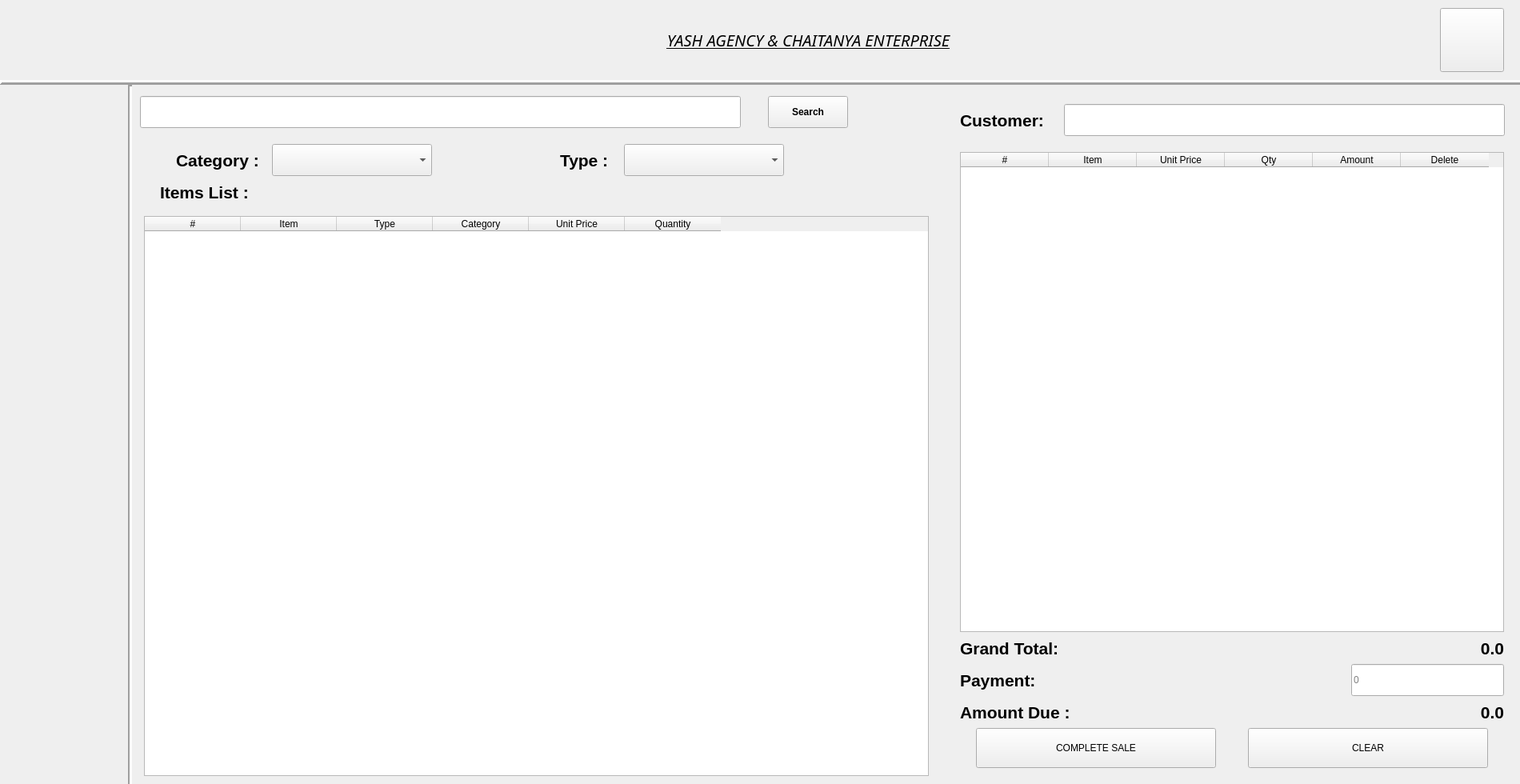
<?xml version="1.0" encoding="UTF-8"?>
<ui version="4.0">
 <class>Form</class>
 <widget class="QWidget" name="Form">
  <property name="geometry">
   <rect>
    <x>0</x>
    <y>0</y>
    <width>1900</width>
    <height>980</height>
   </rect>
  </property>
  <property name="sizePolicy">
   <sizepolicy hsizetype="Preferred" vsizetype="Preferred">
    <horstretch>0</horstretch>
    <verstretch>0</verstretch>
   </sizepolicy>
  </property>
  <property name="windowTitle">
   <string>Billing Page</string>
  </property>
  <widget class="QPushButton" name="homeButton">
   <property name="geometry">
    <rect>
     <x>1800</x>
     <y>10</y>
     <width>80</width>
     <height>80</height>
    </rect>
   </property>
   <property name="font">
    <font>
     <family>News706 BT</family>
     <pointsize>12</pointsize>
     <bold>true</bold>
    </font>
   </property>
   <property name="text">
    <string/>
   </property>
   <property name="icon">
    <iconset>
     <normaloff>../Images/20.png</normaloff>../Images/20.png</iconset>
   </property>
   <property name="iconSize">
    <size>
     <width>80</width>
     <height>80</height>
    </size>
   </property>
  </widget>
  <widget class="Line" name="line_2">
   <property name="geometry">
    <rect>
     <x>0</x>
     <y>95</y>
     <width>2471</width>
     <height>16</height>
    </rect>
   </property>
   <property name="frameShadow">
    <enum>QFrame::Raised</enum>
   </property>
   <property name="lineWidth">
    <number>3</number>
   </property>
   <property name="orientation">
    <enum>Qt::Horizontal</enum>
   </property>
  </widget>
  <widget class="QLabel" name="label_2">
   <property name="geometry">
    <rect>
     <x>380</x>
     <y>10</y>
     <width>1261</width>
     <height>80</height>
    </rect>
   </property>
   <property name="font">
    <font>
     <family>News701 BT</family>
     <pointsize>15</pointsize>
     <italic>true</italic>
     <bold>false</bold>
     <underline>true</underline>
    </font>
   </property>
   <property name="text">
    <string>YASH AGENCY &amp; CHAITANYA ENTERPRISE</string>
   </property>
   <property name="scaledContents">
    <bool>true</bool>
   </property>
   <property name="alignment">
    <set>Qt::AlignCenter</set>
   </property>
   <property name="wordWrap">
    <bool>false</bool>
   </property>
  </widget>
  <widget class="QLabel" name="Y_2">
   <property name="geometry">
    <rect>
     <x>0</x>
     <y>0</y>
     <width>180</width>
     <height>100</height>
    </rect>
   </property>
   <property name="text">
    <string/>
   </property>
   <property name="pixmap">
    <pixmap>../Images/yash_logo.jpeg</pixmap>
   </property>
   <property name="scaledContents">
    <bool>true</bool>
   </property>
  </widget>
  <widget class="Line" name="line">
   <property name="geometry">
    <rect>
     <x>160</x>
     <y>105</y>
     <width>5</width>
     <height>900</height>
    </rect>
   </property>
   <property name="lineWidth">
    <number>3</number>
   </property>
   <property name="orientation">
    <enum>Qt::Vertical</enum>
   </property>
  </widget>
  <widget class="QTableWidget" name="productsTable">
   <property name="geometry">
    <rect>
     <x>180</x>
     <y>270</y>
     <width>981</width>
     <height>700</height>
    </rect>
   </property>
   <property name="selectionMode">
    <enum>QAbstractItemView::SingleSelection</enum>
   </property>
   <property name="selectionBehavior">
    <enum>QAbstractItemView::SelectRows</enum>
   </property>
   <attribute name="horizontalHeaderMinimumSectionSize">
    <number>40</number>
   </attribute>
   <attribute name="horizontalHeaderDefaultSectionSize">
    <number>120</number>
   </attribute>
   <attribute name="verticalHeaderMinimumSectionSize">
    <number>25</number>
   </attribute>
   <column>
    <property name="text">
     <string>#</string>
    </property>
   </column>
   <column>
    <property name="text">
     <string>Item</string>
    </property>
   </column>
   <column>
    <property name="text">
     <string>Type</string>
    </property>
   </column>
   <column>
    <property name="text">
     <string>Category</string>
    </property>
   </column>
   <column>
    <property name="text">
     <string>Unit Price</string>
    </property>
   </column>
   <column>
    <property name="text">
     <string>Quantity</string>
    </property>
   </column>
  </widget>
  <widget class="QLineEdit" name="customerName">
   <property name="geometry">
    <rect>
     <x>1330</x>
     <y>130</y>
     <width>551</width>
     <height>40</height>
    </rect>
   </property>
  </widget>
  <widget class="QTableWidget" name="cartTable">
   <property name="geometry">
    <rect>
     <x>1200</x>
     <y>190</y>
     <width>680</width>
     <height>600</height>
    </rect>
   </property>
   <attribute name="horizontalHeaderCascadingSectionResizes">
    <bool>false</bool>
   </attribute>
   <attribute name="horizontalHeaderMinimumSectionSize">
    <number>40</number>
   </attribute>
   <attribute name="horizontalHeaderDefaultSectionSize">
    <number>110</number>
   </attribute>
   <column>
    <property name="text">
     <string>#</string>
    </property>
   </column>
   <column>
    <property name="text">
     <string>Item</string>
    </property>
   </column>
   <column>
    <property name="text">
     <string>Unit Price</string>
    </property>
   </column>
   <column>
    <property name="text">
     <string>Qty</string>
    </property>
   </column>
   <column>
    <property name="text">
     <string>Amount</string>
    </property>
   </column>
   <column>
    <property name="text">
     <string>Delete</string>
    </property>
   </column>
  </widget>
  <widget class="QLabel" name="totalLabel">
   <property name="geometry">
    <rect>
     <x>1200</x>
     <y>790</y>
     <width>150</width>
     <height>40</height>
    </rect>
   </property>
   <property name="font">
    <font>
     <family>Arial</family>
     <pointsize>16</pointsize>
     <bold>true</bold>
    </font>
   </property>
   <property name="text">
    <string>Grand Total:</string>
   </property>
   <property name="alignment">
    <set>Qt::AlignLeading|Qt::AlignLeft|Qt::AlignVCenter</set>
   </property>
  </widget>
  <widget class="QLineEdit" name="paymentLineEdit">
   <property name="geometry">
    <rect>
     <x>1689</x>
     <y>830</y>
     <width>191</width>
     <height>40</height>
    </rect>
   </property>
   <property name="placeholderText">
    <string>0</string>
   </property>
  </widget>
  <widget class="QPushButton" name="completeSaleButton">
   <property name="geometry">
    <rect>
     <x>1220</x>
     <y>910</y>
     <width>300</width>
     <height>50</height>
    </rect>
   </property>
   <property name="text">
    <string>COMPLETE SALE</string>
   </property>
  </widget>
  <widget class="QPushButton" name="clearButton">
   <property name="geometry">
    <rect>
     <x>1560</x>
     <y>910</y>
     <width>300</width>
     <height>50</height>
    </rect>
   </property>
   <property name="text">
    <string>CLEAR</string>
   </property>
  </widget>
  <widget class="QComboBox" name="productCategory">
   <property name="geometry">
    <rect>
     <x>340</x>
     <y>180</y>
     <width>200</width>
     <height>40</height>
    </rect>
   </property>
  </widget>
  <widget class="QPushButton" name="searchButton">
   <property name="geometry">
    <rect>
     <x>960</x>
     <y>120</y>
     <width>100</width>
     <height>40</height>
    </rect>
   </property>
   <property name="font">
    <font>
     <bold>true</bold>
    </font>
   </property>
   <property name="text">
    <string>Search</string>
   </property>
  </widget>
  <widget class="QComboBox" name="productType">
   <property name="geometry">
    <rect>
     <x>780</x>
     <y>180</y>
     <width>200</width>
     <height>40</height>
    </rect>
   </property>
  </widget>
  <widget class="QLineEdit" name="searchbar">
   <property name="geometry">
    <rect>
     <x>175</x>
     <y>120</y>
     <width>751</width>
     <height>40</height>
    </rect>
   </property>
  </widget>
  <widget class="QLabel" name="grandTotal">
   <property name="geometry">
    <rect>
     <x>1760</x>
     <y>790</y>
     <width>120</width>
     <height>40</height>
    </rect>
   </property>
   <property name="font">
    <font>
     <family>Arial</family>
     <pointsize>16</pointsize>
     <bold>true</bold>
    </font>
   </property>
   <property name="text">
    <string>0.0</string>
   </property>
   <property name="alignment">
    <set>Qt::AlignRight|Qt::AlignTrailing|Qt::AlignVCenter</set>
   </property>
  </widget>
  <widget class="QLabel" name="totalLabel_3">
   <property name="geometry">
    <rect>
     <x>1200</x>
     <y>830</y>
     <width>150</width>
     <height>40</height>
    </rect>
   </property>
   <property name="font">
    <font>
     <family>Arial</family>
     <pointsize>16</pointsize>
     <bold>true</bold>
    </font>
   </property>
   <property name="text">
    <string>Payment:</string>
   </property>
   <property name="alignment">
    <set>Qt::AlignLeading|Qt::AlignLeft|Qt::AlignVCenter</set>
   </property>
  </widget>
  <widget class="QLabel" name="totalLabel_4">
   <property name="geometry">
    <rect>
     <x>1200</x>
     <y>130</y>
     <width>121</width>
     <height>40</height>
    </rect>
   </property>
   <property name="font">
    <font>
     <family>Arial</family>
     <pointsize>16</pointsize>
     <bold>true</bold>
    </font>
   </property>
   <property name="text">
    <string>Customer:</string>
   </property>
   <property name="alignment">
    <set>Qt::AlignLeading|Qt::AlignLeft|Qt::AlignVCenter</set>
   </property>
  </widget>
  <widget class="QLabel" name="amountDue">
   <property name="geometry">
    <rect>
     <x>1760</x>
     <y>870</y>
     <width>120</width>
     <height>40</height>
    </rect>
   </property>
   <property name="font">
    <font>
     <family>Arial</family>
     <pointsize>16</pointsize>
     <bold>true</bold>
    </font>
   </property>
   <property name="text">
    <string>0.0</string>
   </property>
   <property name="alignment">
    <set>Qt::AlignRight|Qt::AlignTrailing|Qt::AlignVCenter</set>
   </property>
  </widget>
  <widget class="QLabel" name="totalLabel_6">
   <property name="geometry">
    <rect>
     <x>1200</x>
     <y>870</y>
     <width>150</width>
     <height>40</height>
    </rect>
   </property>
   <property name="font">
    <font>
     <family>Arial</family>
     <pointsize>16</pointsize>
     <bold>true</bold>
    </font>
   </property>
   <property name="text">
    <string>Amount Due :</string>
   </property>
   <property name="alignment">
    <set>Qt::AlignLeading|Qt::AlignLeft|Qt::AlignVCenter</set>
   </property>
  </widget>
  <widget class="QLabel" name="totalLabel_7">
   <property name="geometry">
    <rect>
     <x>200</x>
     <y>220</y>
     <width>121</width>
     <height>40</height>
    </rect>
   </property>
   <property name="font">
    <font>
     <family>Arial</family>
     <pointsize>16</pointsize>
     <bold>true</bold>
    </font>
   </property>
   <property name="text">
    <string>Items List :</string>
   </property>
   <property name="alignment">
    <set>Qt::AlignLeading|Qt::AlignLeft|Qt::AlignVCenter</set>
   </property>
  </widget>
  <widget class="QLabel" name="totalLabel_8">
   <property name="geometry">
    <rect>
     <x>220</x>
     <y>180</y>
     <width>111</width>
     <height>40</height>
    </rect>
   </property>
   <property name="font">
    <font>
     <family>Arial</family>
     <pointsize>16</pointsize>
     <bold>true</bold>
    </font>
   </property>
   <property name="text">
    <string>Category :</string>
   </property>
   <property name="alignment">
    <set>Qt::AlignLeading|Qt::AlignLeft|Qt::AlignVCenter</set>
   </property>
  </widget>
  <widget class="QLabel" name="totalLabel_9">
   <property name="geometry">
    <rect>
     <x>700</x>
     <y>180</y>
     <width>71</width>
     <height>40</height>
    </rect>
   </property>
   <property name="font">
    <font>
     <family>Arial</family>
     <pointsize>16</pointsize>
     <bold>true</bold>
    </font>
   </property>
   <property name="text">
    <string>Type :</string>
   </property>
   <property name="alignment">
    <set>Qt::AlignLeading|Qt::AlignLeft|Qt::AlignVCenter</set>
   </property>
  </widget>
 </widget>
 <resources/>
 <connections/>
</ui>
